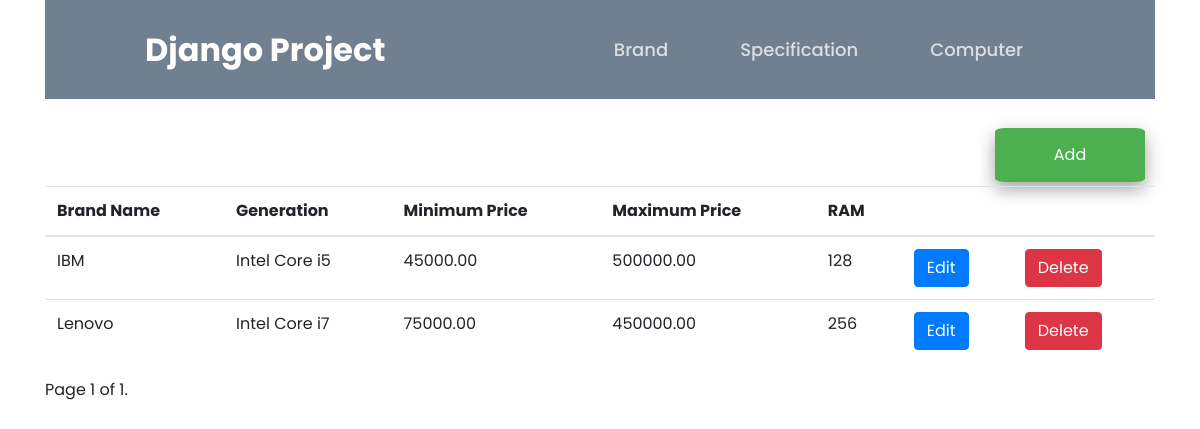
The app's page /view_specification, older data.
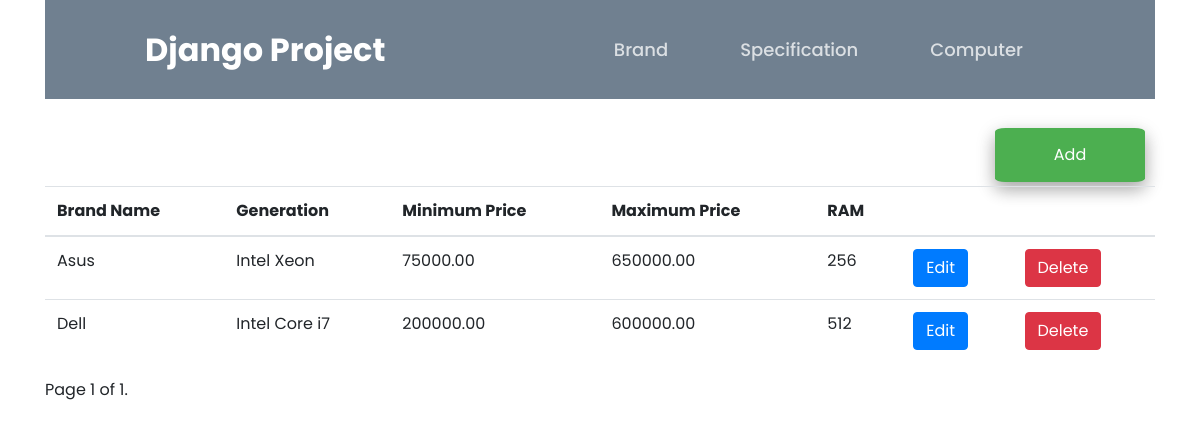
The same page, newer data.
### computer/models.py (models this page shows, shortened)
class ComputerSpecification(models.Model):
    generation = models.CharField(max_length=20)
    price_min = models.DecimalField(max_digits=9, decimal_places= 2)
    price_max = models.DecimalField(max_digits=11, decimal_places= 2)
    ram = models.IntegerField()
    brand = models.ForeignKey(ComputerBrand, on_delete=models.CASCADE)

class ComputerBrand(models.Model):
    brand_name = models.CharField(max_length=50)
    logo = models.FileField(validators=[validate_file_size, validate_file_type],upload_to="Brand")
    def __str__(self):
        return self.brand_name

### computer/views.py (the view)
# urls.py: path('view_specification',views.view_specification, name='view_specification'),
def view_specification(request):
    temp = ComputerSpecification.objects.all()
    paginator = Paginator(temp,5 )
    page_number = request.GET.get("page")
    page_obj = paginator.get_page(page_number)
    detail_list = []
    for data in temp:
        detail_list.append({'id': data.id, })
    return render(request,'view_specification.html',{'detail_list': detail_list, 'page_obj': page_obj})

### templates/view_specification.html (shortened to what this page needs)
{% extends 'base.html' %} {% block title %}View Specification{% endblock %} {%
load static %} {%block content%}
<a href="{% url 'computer:add_specification' %}">
  <button class="button">Add</button>
</a>
<table class="table">
  <thead>
    <tr>
      <th scope="col">Brand Name</th>
      <th scope="col">Generation</th>
      <th scope="col">Minimum Price</th>
      <th scope="col">Maximum Price</th>
      <th scope="col">RAM</th>
      <th scope="col"></th>
      <th scope="col"></th>
    </tr>
  </thead>
  <tbody>
    {%for data in page_obj%}
    <tr>
      <td>{{data.brand}}</td>
      <td>{{data.generation}}</td>
      <td>{{data.price_min}}</td>
      <td>{{data.price_max}}</td>
      <td>{{data.ram}}</td>
      <td>
        <a href="{% url 'computer:update_specification' data.id %}"
          ><button type="submit" class="btn btn-primary">Edit</button></a
        >
      </td>
      <td>
        <a href="{% url 'computer:delete_specification' data.id %}"
          ><button type="submit" class="btn btn-danger">Delete</button></a
        >
      </td>
    </tr>
    {% endfor %}
  </tbody>
</table>
<div class="pagination">
  <span class="step-links">
    <span class="current">
      Page {{ page_obj.number }} of {{ page_obj.paginator.num_pages }}.
    </span>
  </span>
</div>
{%endblock%}

### templates/base.html (shortened to what this page needs)
{% load static %}
<!DOCTYPE html>
<html lang="en">
  <head>
    <link
      rel="stylesheet"
      href="https://cdn.jsdelivr.net/npm/bootstrap@4.0.0/dist/css/bootstrap.min.css"
    />
    <link rel="stylesheet" href="{% static 'css/index.css' %}" />
  </head>
  <body>
    <div class="container">
      <header class="header">
        <div class="header_content">
          <a href="{% url 'computer:home' %}" class="logo">Django Project</a>
        </div>
        <nav class="navbar">
          <ul class="nav_list">
            <li class="nav_item">
              <a href="{% url 'computer:view_brand' %}" class="nav-link"
                >Brand</a
              >
            </li>
          </ul>
          <ul class="nav_list">
            <li class="nav_item">
              <a href="{% url 'computer:view_specification' %}" class="nav-link"
                >Specification</a
              >
            </li>
          </ul>
          <ul class="nav_list">
            <li class="nav_item">
              <a href="{% url 'computer:view_computer' %}" class="nav-link"
                >Computer</a
              >
            </li>
          </ul>
        </nav>
      </header>
      <div class="main" id="content">{% block content %} {% endblock %}</div>
    </div>
  </body>
</html>

### static/css/index.css (style rules this page uses)
* { margin: 0; padding: 0; box-sizing: border-box; font-family: "Poppins", sans-serif; }
body { min-height: 100vh; }
.main { display: flex; flex-direction: column; }
.header { top: 0; left: 0; width: 100%; padding: 20px 100px; background: slategrey; display: flex; justify-content: space-between; align-items: center; z-index: 100; text-decoration: none !important; }
.logo { font-size: 32px; color: #fff; text-decoration: none; font-weight: 700; }
ul { list-style-type: none; margin: 0; padding: 0; }
.nav-link { color: rgba(255, 255, 255, 0.75); font-size: 18px; transition: all 0.4s; position: relative; font-weight: 500; text-decoration: none; margin-left: 40px; }
.main { margin-top: 25px; }
.button { background-color: #4caf50; border: none; width: 150px; color: white; padding: 15px 32px; text-align: center; text-decoration: none; display: inline-block; font-size: 16px; margin: 4px 2px; margin-left: 950px; cursor: context-menu; -webkit-transition-duration: 0.4s; transition-duration: 0.4s; box-shadow: 0 8px 16px 0 rgba(0, 0, 0, 0.2), 0 6px 20px 0 rgba(0, 0, 0, 0.19); border-radius: 7%; }

Row changes from the older to the newer data that the page shows:
removed ComputerSpecification: brand "IBM", generation "Intel Core i5", price_min "45000.00", price_max "500000.00", ram "128"
removed ComputerSpecification: brand "Lenovo", generation "Intel Core i7", price_min "75000.00", price_max "450000.00", ram "256"
added ComputerSpecification: brand "Asus", generation "Intel Xeon", price_min "75000.00", price_max "650000.00", ram "256"
added ComputerSpecification: brand "Dell", generation "Intel Core i7", price_min "200000.00", price_max "600000.00", ram "512"
